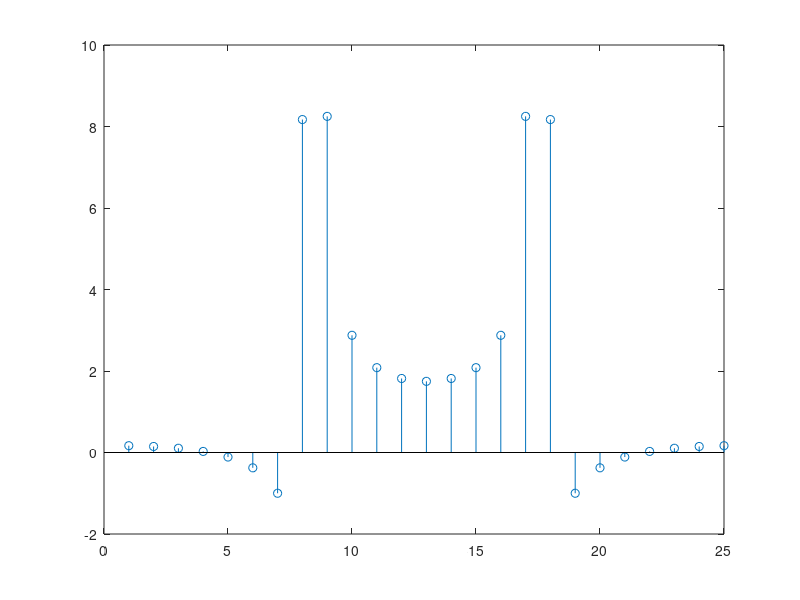

The MATLAB source for this figure:
clear all;
close all;
clf;

fs = 1000;
df = 12.5;
N = 25
W = N;

f1 = 175;
f2 = 200;
a1 = 1;
a2 = 1;

% Set sampling range using the rect. window
n  = 1:W;

% Sample the sinusoidal signals
x = a1 * sin(2 * pi * (f1 / fs) .* n) + a2 * sin(2 * pi * (f2 / fs) .* n);

% Perform DFT on the signal
Y = fftshift(fft(x, N));

% Plot the result
stem(Y);